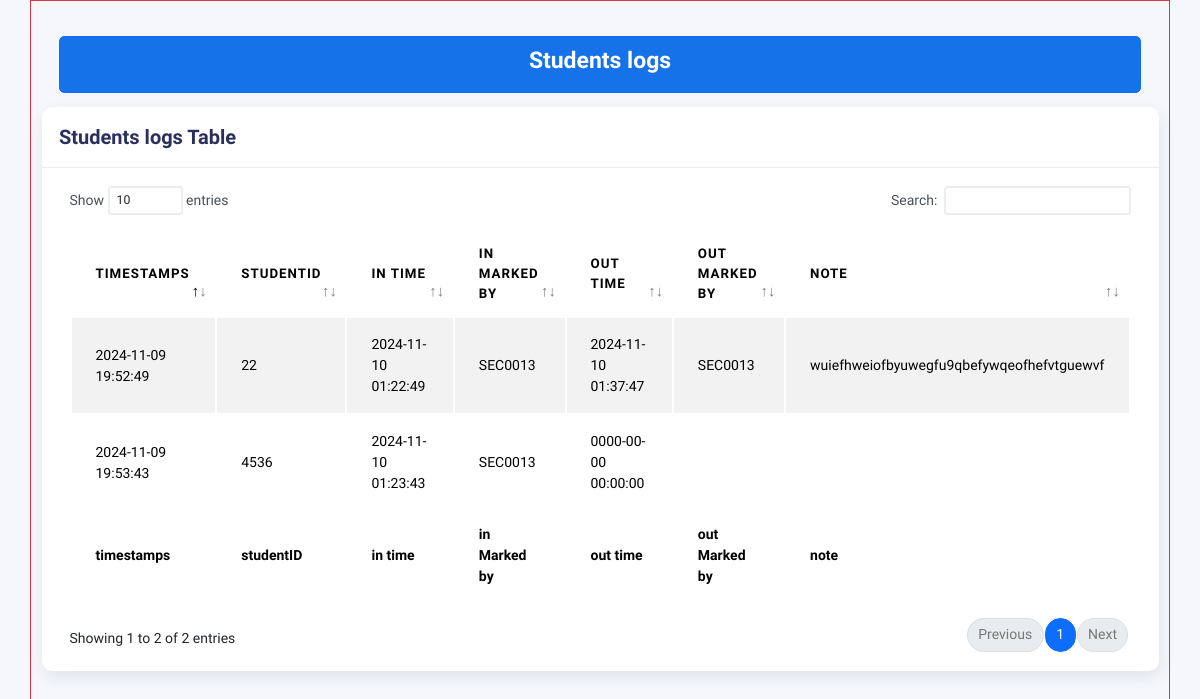
The page /securityPersons/viewStudentLogs.php (signed in) on the database as committed earlier.
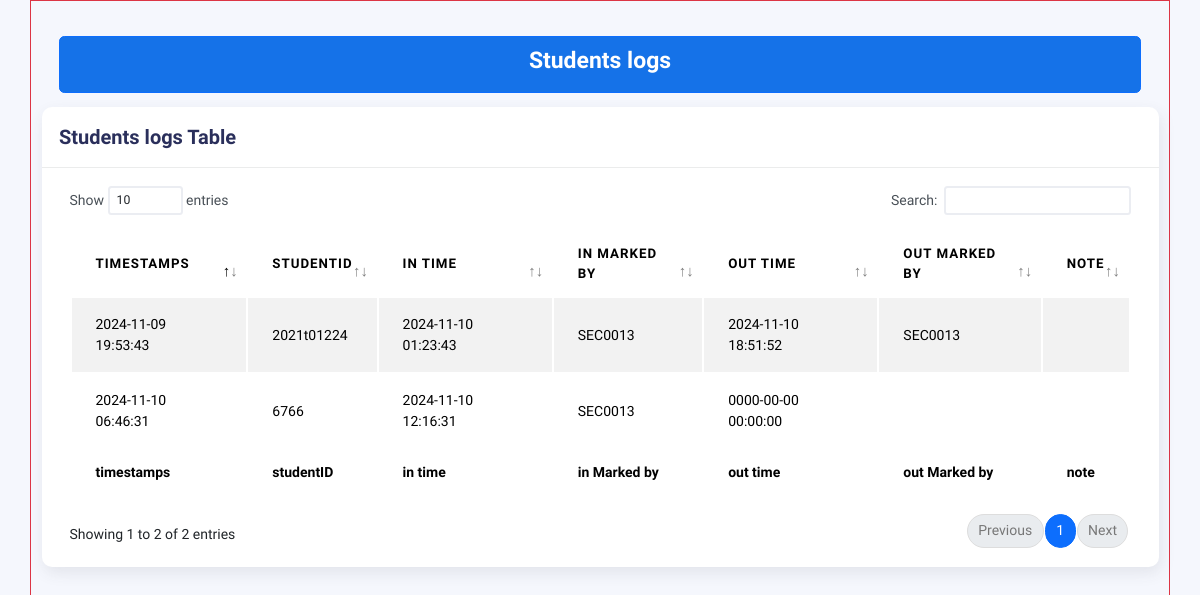
The same page on the database as committed later.
### tables this page shows
CREATE TABLE `studentlogs` (
  `timestamps` timestamp NOT NULL DEFAULT current_timestamp(),
  `studentID` varchar(65) NOT NULL,
  `in_time` datetime DEFAULT NULL,
  `out_time` datetime DEFAULT NULL,
  `note` mediumtext DEFAULT NULL,
  `inMarkedby` varchar(65) NOT NULL,
  `outMarkedby` varchar(65) DEFAULT NULL
);

### securityPersons/viewStudentLogs.php (the view, shortened to what this page needs)
<?php
    include('../includes/config.php');
    if(strlen($_SESSION['seclogin'])==0){
        header('location:../home/home.php');
    }else{
?>
<!DOCTYPE html>
<html lang="en">
<head>
    <?php include '../libraries/styles.php';?>
</head>
<body>
    <div class="container border border-danger" style="height:100vh; width:100vw;" >
        <div class="row mt-4">
                <div class="col-md-12 mt-3 mb-3 border border-primary bg-primary rounded-2 m-auto"  style="width:95%">
                    <div class= "text text-center  p-2 h3"><b style="color:white;">Students logs</b></div>
                </div>
              <div class="col-md-12">
                <div class="card">
                  <div class="card-header">
                    <h4 class="card-title">Students logs Table</h4>
                  </div>
                  <div class="card-body">
                    <div class="table-responsive">
                      <table
                        id="basic-datatables"
                        class="display table table-striped table-hover"
                      >
                        <thead>
                        <tr>
                            <th>timestamps</th>
                            <th>studentID</th>
                            <th>in time</th>
                            <th>in Marked by</th>
                            <th>out time</th>
                            <th>out Marked by</th>
                            <th>note</th>
                          </tr>
                        </thead>
                        <tfoot>
                          <tr>
                          <th>timestamps</th>
                            <th>studentID</th>
                            <th>in time</th>
                            <th>in Marked by</th>
                            <th>out time</th>
                            <th>out Marked by</th>
                            <th>note</th>
                          </tr>
                        </tfoot>
                        <tbody>
                          <?php
                            $sql = "SELECT * FROM studentlogs WHERE 1";
                            if ($result = $conn->query($sql)) {
                              while ($row = $result->fetch_assoc()) {
                                echo "<tr>
                                      <td>".$row['timestamps']."</td>
                                      <td>".$row['studentID']."</td>
                                      <td>".$row['in_time']."</td>
                                      <td>".$row['inMarkedby']."</td>
                                      <td>".$row['out_time']."</td>
                                      <td>".$row['outMarkedby']."</td>
                                      <td>".$row['note']."</td>
                                      </tr>";
                              }
                            }else{
                              echo 'Table display have a some error..! please try again...';
                            }
                          ?>
                        </tbody>
                      </table>
                    </div>
                  </div>
                </div>
              </div>
    </div>
</body>
</html>
<?php } ?>

Rows that differ between the two databases and show on the page:
removed studentlogs: timestamps "2024-11-09 19:52:49", studentID "22", in_time "2024-11-10 01:22:49", inMarkedby "SEC0013", out_time "2024-11-10 01:37:47", outMarkedby "SEC0013", note "wuiefhweiofbyuwegfu9qbefywqeofhefvtguewvf"
removed studentlogs: timestamps "2024-11-09 19:53:43", studentID "4536", in_time "2024-11-10 01:23:43", inMarkedby "SEC0013", out_time "0000-00-00 00:00:00"
added studentlogs: timestamps "2024-11-09 19:53:43", studentID "2021t01224", in_time "2024-11-10 01:23:43", inMarkedby "SEC0013", out_time "2024-11-10 18:51:52", outMarkedby "SEC0013"
added studentlogs: timestamps "2024-11-10 06:46:31", studentID "6766", in_time "2024-11-10 12:16:31", inMarkedby "SEC0013", out_time "0000-00-00 00:00:00"
